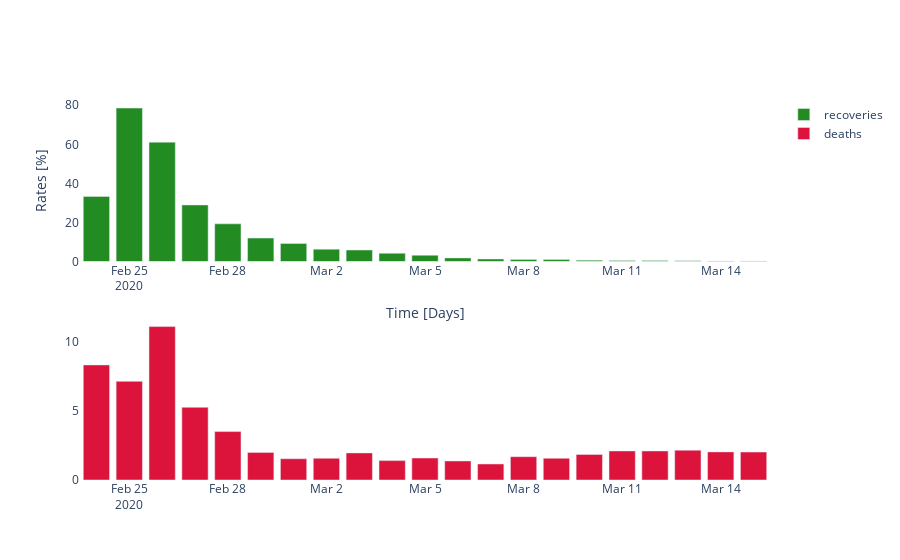

Notebook code cell kept with this figure:
### Code cell
# display rates
fig = make_subplots(rows=2, cols=1)

fig.add_bar(
    row=1, col=1,
    x = df_c.Date[mask],
    y = rate_recov_d[mask],
    name = 'recoveries',
    marker = dict(color = 'forestgreen')
    )
fig.add_bar(
    row=2, col=1,
    x = df_c.Date[mask],
    y = rate_death_d[mask],
    name = 'deaths',
    marker = dict(color = 'crimson')
)
fig.update_layout(
    xaxis_title = 'Time [Days]',
    yaxis_title = 'Rates [%]',
    plot_bgcolor='white')

### Figure 1 — Plotly figure (JSON) as saved in the notebook; plotly's stock layout.template omitted (floating-point values rounded to 4 significant figures)
{"data": [{"marker": {"color": "forestgreen"}, "name": "recoveries", "type": "bar", "x": ["2020-02-24T00:00:00", "2020-02-25T00:00:00", "2020-02-26T00:00:00", "2020-02-27T00:00:00", "2020-02-28T00:00:00", "2020-02-29T00:00:00", "2020-03-01T00:00:00", "2020-03-02T00:00:00", "2020-03-03T00:00:00", "2020-03-04T00:00:00", "2020-03-05T00:00:00", "2020-03-06T00:00:00", "2020-03-07T00:00:00", "2020-03-08T00:00:00", "2020-03-09T00:00:00", "2020-03-10T00:00:00", "2020-03-11T00:00:00", "2020-03-12T00:00:00", "2020-03-13T00:00:00", "2020-03-14T00:00:00", "2020-03-15T00:00:00"], "xaxis": "x", "y": [33.33, 78.57, 61.11, 28.95, 19.3, 12, 9.231, 6.283, 5.882, 4.211, 3.183, 1.838, 1.264, 1.066, 0.9926, 0.6726, 0.5261, 0.5261, 0.3278, 0.2685, 0.2667], "yaxis": "y"}, {"marker": {"color": "crimson"}, "name": "deaths", "type": "bar", "x": ["2020-02-24T00:00:00", "2020-02-25T00:00:00", "2020-02-26T00:00:00", "2020-02-27T00:00:00", "2020-02-28T00:00:00", "2020-02-29T00:00:00", "2020-03-01T00:00:00", "2020-03-02T00:00:00", "2020-03-03T00:00:00", "2020-03-04T00:00:00", "2020-03-05T00:00:00", "2020-03-06T00:00:00", "2020-03-07T00:00:00", "2020-03-08T00:00:00", "2020-03-09T00:00:00", "2020-03-10T00:00:00", "2020-03-11T00:00:00", "2020-03-12T00:00:00", "2020-03-13T00:00:00", "2020-03-14T00:00:00", "2020-03-15T00:00:00"], "xaxis": "x2", "y": [8.333, 7.143, 11.11, 5.263, 3.509, 2, 1.538, 1.571, 1.961, 1.404, 1.592, 1.378, 1.159, 1.687, 1.572, 1.85, 2.104, 2.104, 2.158, 2.036, 2.023], "yaxis": "y2"}], "layout": {"autosize": true, "plot_bgcolor": "white", "xaxis": {"anchor": "y", "autorange": true, "domain": [0, 1], "range": ["2020-02-23 12:00", "2020-03-15 12:00"], "title": {"text": "Time [Days]"}, "type": "date"}, "xaxis2": {"anchor": "y2", "autorange": true, "domain": [0, 1], "range": ["2020-02-23 12:00", "2020-03-15 12:00"], "type": "date"}, "yaxis": {"anchor": "x", "autorange": true, "domain": [0.575, 1], "range": [0, 82.71], "title": {"text": "Rates [%]"}, "type": "linear"}, "yaxis2": {"anchor": "x2", "autorange": true, "domain": [0, 0.425], "range": [0, 11.7], "type": "linear"}}}
